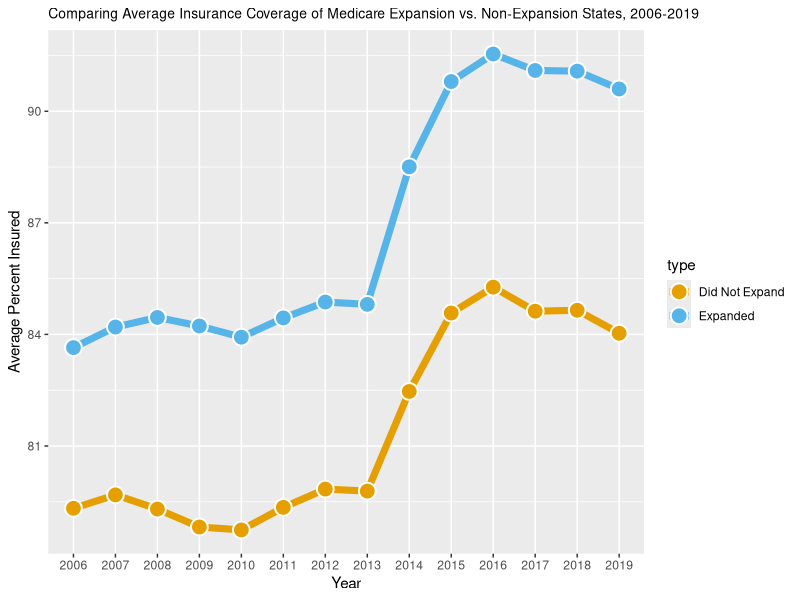
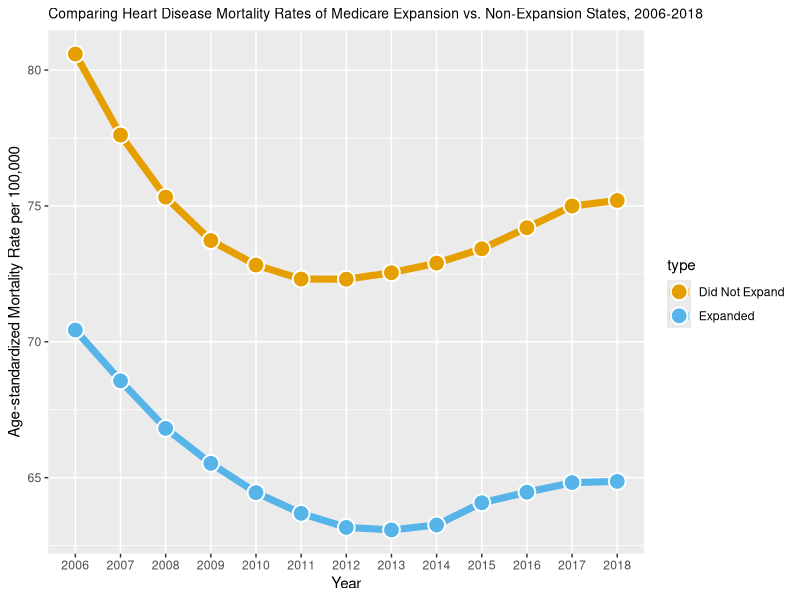

R code for these plots, in order:
#find full insurance and heart disease mortality plots from 2006-2018

#first part (heart disease & insurance by treatment):
#code mostly taken from 'generate table 2.R' and 'create parallel trend graphs.R' from the Spring 2023 repo (terribly named files BTW)

#create the tables: 'generate table 2.R'
library(readr)
library(dplyr)
library(tidyr)
library(ggplot2)
hrtDisease <- read_csv("./formattedData/formattedAtlasDatawStateSorted.csv")
percentInsured <- read_csv("./formattedData/percentInsured.csv")

# statesList <- read_csv("C:/Users/Owner/My Drive/RAP/saves/apr 3/states.csv", col_names = FALSE)
statesList <- read_csv("./formattedData/statesAndFIPS.csv")
# medicaidExpansionwrongway <- read_csv("C:/Users/Owner/My Drive/RAP/saves/apr 3/medicaidexpansion.csv", col_names = FALSE)
medicaidExpansionwrongway <- read_csv("./formattedData/medicaidExpansionStatus.csv", col_names = FALSE)
medicaidExpansion <- pivot_longer(medicaidExpansionwrongway, 2:length(medicaidExpansionwrongway), values_to="states")
medicaidExpansion$name <- NULL
names(medicaidExpansion) <- c("group", "state")
medicaidExpansion <- drop_na(medicaidExpansion)

states <- unique(hrtDisease$state)
valsToRemove <- states[!(states %in% statesList$state)] 
#just a check ^^^, excluding: american samoa, DC, virgin islands (county), guam, Northern Mariana Islands, puerto rico
states <- statesList$state

groups <- unique(medicaidExpansion$group)
notadopted <- filter(medicaidExpansion, group == "notadopted")
adoptedbutnotimplemented <- filter(medicaidExpansion, group == "adoptedbutnotimplemented")
adoptedafterJan14 <- filter(medicaidExpansion, group == groups[3])

#groups get defined
totalnotadopted <- c(notadopted$state, adoptedbutnotimplemented$state)
adoptedOnTime <- states[!(states %in% totalnotadopted)
                        &!(states %in% adoptedafterJan14$state)]

adoptedHrtDisease <- filter(hrtDisease, state %in% adoptedOnTime)
adoptedInsurance <- filter(percentInsured, combinedfips %in% adoptedHrtDisease$cnty_fips)
notAdoptedHrtDisease <- filter(hrtDisease, state %in% totalnotadopted)
notAdoptedInsurance <- filter(percentInsured, combinedfips %in% notAdoptedHrtDisease$cnty_fips)

avgTable <- function(table){
  for(i in 2:length(table)){
    table[[i]] <- mean(table[[i]], na.rm = TRUE)
  }
  table[1,2:length(table)]
}

sdTable <- function(table){
  for(i in 2:length(table)){
    table[[i]] <- sd(table[[i]], na.rm = TRUE)
  }
  table[1,2:length(table)]
}

adoptedHrtDisease[2:3] <- NULL #remove display_name & state info, since it isn't needed now
adoptedInsurance$X20 <- NULL #remove 2020 data since hrtdisease doesn't have it
names(adoptedHrtDisease) <- names(adoptedInsurance)

ahrtDiseaseAvg <- avgTable(adoptedHrtDisease)
ahrtDiseaseSD <- sdTable(adoptedHrtDisease)
apercentInsuredAvg <- avgTable(adoptedInsurance)
apercentInsuredSD <- sdTable(adoptedInsurance)

TableAdopted <- as_tibble(rbind(ahrtDiseaseAvg, ahrtDiseaseSD, apercentInsuredAvg, apercentInsuredSD))
TableAdopted$rows <- c("hrtDiseaseAvg", "hrtDiseaseSD", "percentInsuredAvg", "percentInsuredSD")
TableAdopted <- TableAdopted %>% relocate(rows, .before=X06)


notAdoptedHrtDisease[2:3] <- NULL #remove display_name & state info, since it isn't needed now
notAdoptedInsurance$X20 <- NULL #remove 2020 data since hrtdisease doesn't have it
names(notAdoptedHrtDisease) <- names(notAdoptedInsurance)

nhrtDiseaseAvg <- avgTable(notAdoptedHrtDisease)
nhrtDiseaseSD <- sdTable(notAdoptedHrtDisease)
npercentInsuredAvg <- avgTable(notAdoptedInsurance)
npercentInsuredSD <- sdTable(notAdoptedInsurance)

TableNotAdopted <- as_tibble(rbind(nhrtDiseaseAvg, nhrtDiseaseSD, npercentInsuredAvg, npercentInsuredSD))
TableNotAdopted$rows <- c("hrtDiseaseAvg", "hrtDiseaseSD", "percentInsuredAvg", "percentInsuredSD")
TableNotAdopted <- TableNotAdopted %>% relocate(rows, .before=X06)

names(TableAdopted) <- gsub("X", "20", names(TableAdopted)) ## create actual years for columns
# path <- r"(c:\Users\Owner\My Drive\RAP\figures)"
# write_csv(TableAdopted, file.path(path, "tableadopted.csv"))

names(TableNotAdopted) <- gsub("X", "20", names(TableNotAdopted)) ## create actual years for columns
# write_csv(TableNotAdopted, file.path(path, "tablenotadopted.csv"))


#create the plots: 'create parallel trend graphs.R'

library(readr)
library(dplyr)
library(tidyr)
library(ggplot2)

# path <- r"(c:\Users\Owner\My Drive\RAP\figures)"
# TableAdopted <- read_csv(paste(path,"\\tableadopted.csv",sep=""))
# TableNotAdopted <- read_csv(paste(path,"\\tablenotadopted.csv",sep=""))

series <- data.frame()
adoptedGroup <- pivot_longer(TableAdopted[3,], "2006":"2019", names_to="year")
adoptedGroup$type <- "Expanded"
notAdoptedGroup <- pivot_longer(TableNotAdopted[3,], "2006":"2019", names_to="year")
notAdoptedGroup$type <- "Did Not Expand"
series <- rbind(adoptedGroup, notAdoptedGroup)

cbPalette <- c("#E69F00", "#56B4E9", "#009E73", "#F0E442", "#0072B2", "#D55E00", "#CC79A7", "#999999")

ggplot(series, aes(x = year, y = value, group = type, color = type)) + geom_line(linewidth = 2.4) + geom_point(
  aes(fill = type), 
  size = 5, 
  pch = 21, # Type of point that allows us to have both color (border) and fill.
  colour = "#FFFFFF", 
  stroke = 1 # The width of the border, i.e. stroke.
) + labs(title = "Comparing Average Insurance Coverage of Medicare Expansion vs. Non-Expansion States, 2006-2019", 
         x = "Year", 
         y = "Average Percent Insured")  + theme(plot.title = element_text(size=10)
    ) + scale_fill_manual(values=cbPalette) + scale_colour_manual(values=cbPalette)

series2 <- data.frame()
adoptedGroup <- pivot_longer(TableAdopted[1,], "2006":"2018", names_to="year")
adoptedGroup$type <- "Expanded"
notAdoptedGroup <- pivot_longer(TableNotAdopted[1,], "2006":"2018", names_to="year")
notAdoptedGroup$type <- "Did Not Expand"
series2 <- rbind(adoptedGroup, notAdoptedGroup)

ggplot(series2, aes(x = year, y = value, group = type, color = type)) + geom_line(linewidth = 2.4) + geom_point(
  aes(fill = type), 
  size = 5, 
  pch = 21, # Type of point that allows us to have both color (border) and fill.
  colour = "#FFFFFF", 
  stroke = 1 # The width of the border, i.e. stroke.
) + labs(title = "Comparing Heart Disease Mortality Rates of Medicare Expansion vs. Non-Expansion States, 2006-2018", 
         x = "Year", 
         y = "Age-standardized Mortality Rate per 100,000")  + theme(plot.title = element_text(size=10)
    ) + scale_fill_manual(values=cbPalette) + scale_colour_manual(values=cbPalette)

########################################################3
#second part: heart disease and insurance by cohort
